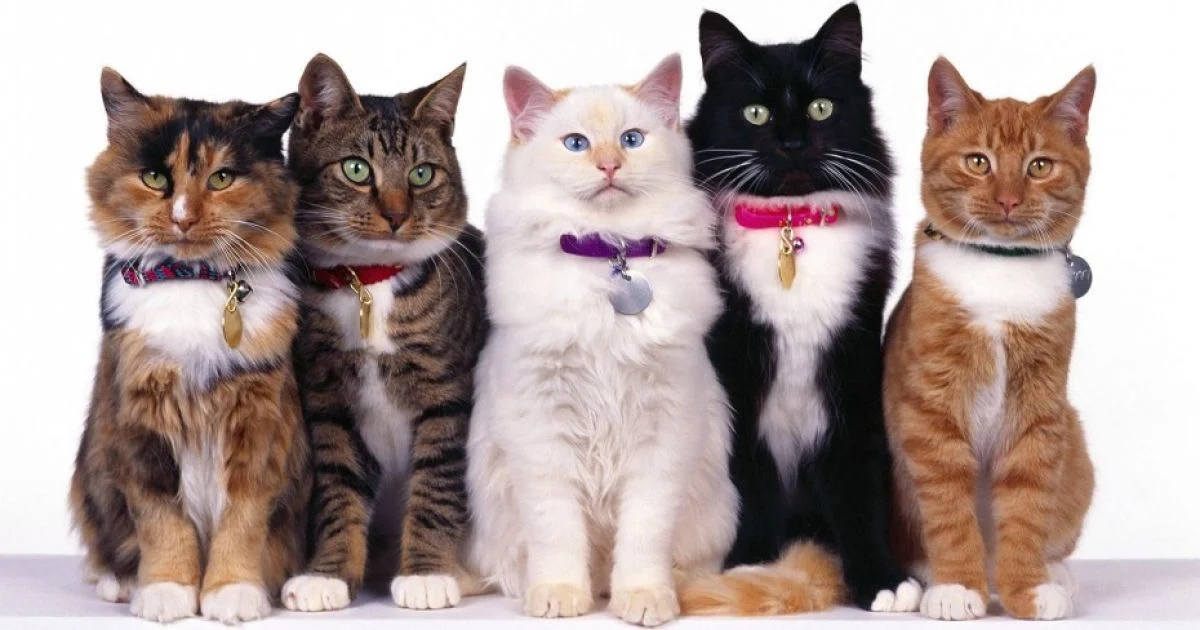
#> input picture 2024-2025/PMP-32/coursework/Viktoriia Pasichna/Laplacian-Based Methods/Images/photo_cat.webp, 1200 x 630 px, given in place of photo_cat.jpg, which was not available
$ python log_filter.py
#> lines starting #> are read from the running program, lines starting #| are printed output that depends on the picture; pictures that were not available may be replaced by others from this repository, and a replacement may not be noted
import cv2
import matplotlib.pyplot as plt
import numpy as np
import os

def LoG_filter_opencv(image, sigma, size=None):
    if size is None:
        size = int(6 * sigma + 1) if sigma >= 1 else 7

    if size % 2 == 0:
        size += 1

    x, y = np.meshgrid(np.arange(-size//2+1, size//2+1), np.arange(-size//2+1, size//2+1))
    kernel = -(1/(np.pi * sigma**4)) * (1 - ((x**2 + y**2) / (2 * sigma**2))) * np.exp(-(x**2 + y**2) / (2 * sigma**2))
    kernel = kernel / np.sum(np.abs(kernel))

    result = cv2.filter2D(image, -1, kernel)

    return result

def visualize_results(original, filtered):
    plt.figure(figsize=(12, 6))

    plt.subplot(121)
    plt.imshow(original, cmap='gray')
    plt.title('Оригінальне зображення')
    plt.axis('off')

    plt.subplot(122)
    plt.imshow(filtered, cmap='gray')
    plt.title('LoG відфільтроване зображення')
    plt.axis('off')

    plt.tight_layout()

    if not os.path.exists('results'):
        os.makedirs('results')

    plt.savefig('Outputs/log_result.jpg')
    plt.close()

if __name__ == "__main__":
    image_path = "Images/photo_cat.jpg"
    sigma = 2.0

    image = cv2.imread(image_path, cv2.IMREAD_GRAYSCALE)
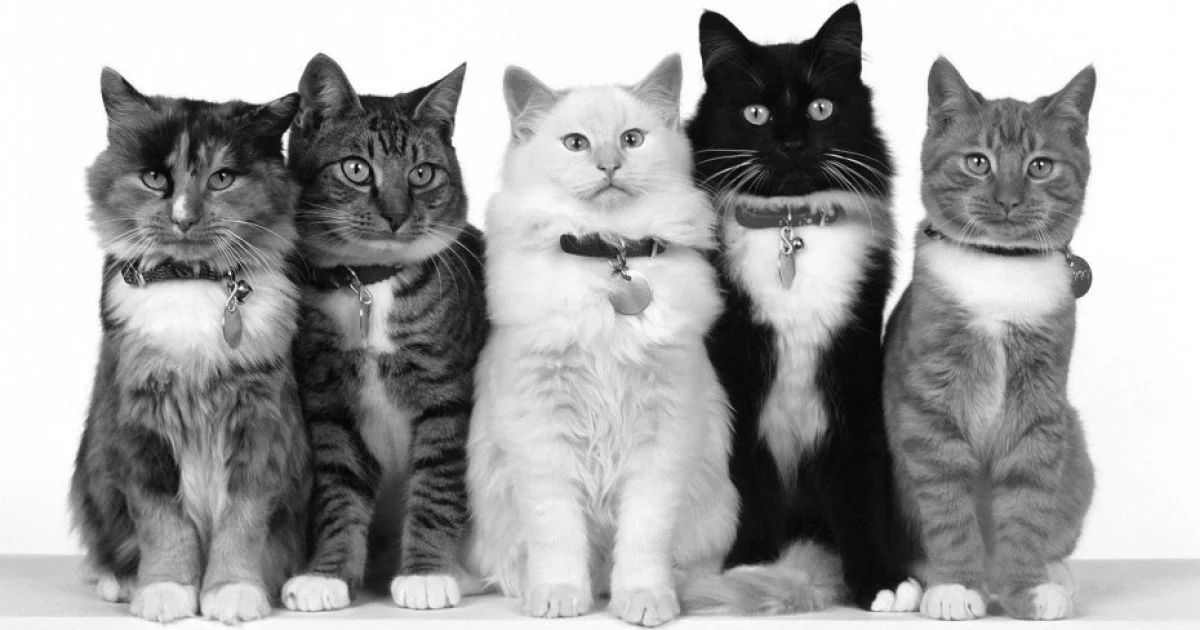
#> image: shape (630, 1200); min 0, max 255, mean 162.6
    if image is None:
        raise ValueError(f"Could not read image from {image_path}")

    filtered_image = LoG_filter_opencv(image, sigma)
#> in LoG_filter_opencv, `result = cv2.filter2D(image, -1, kernel)`:
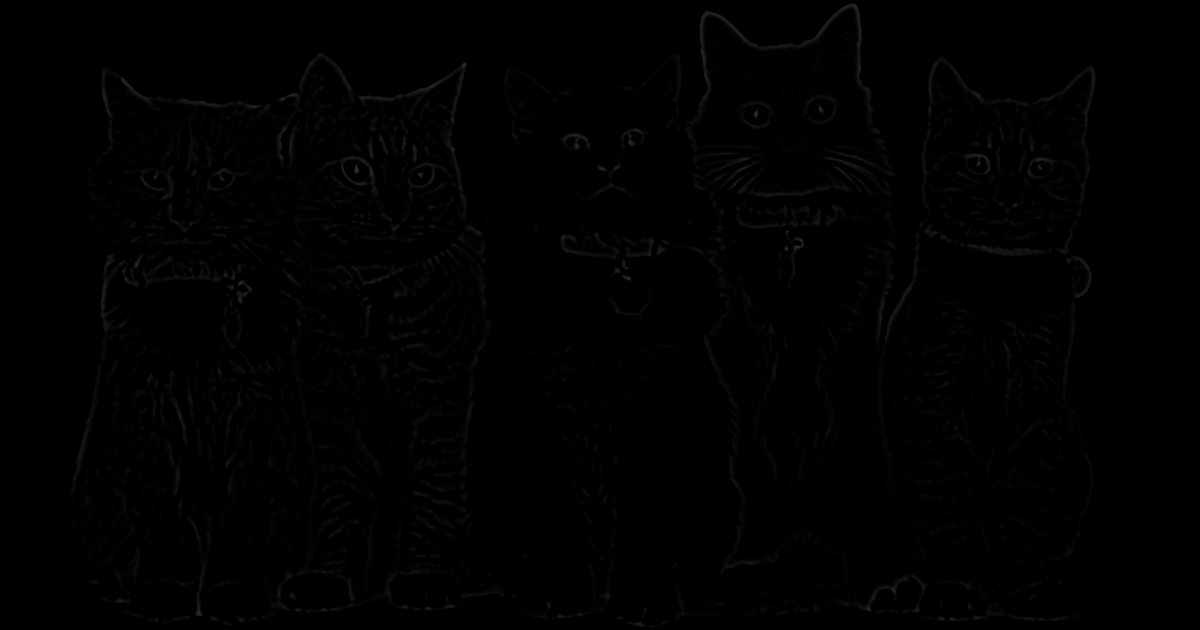
#> result: shape (630, 1200); min 0, max 54, mean 1
    filtered_image = cv2.convertScaleAbs(filtered_image)

    visualize_results(image, filtered_image)
#> in visualize_results, `plt.savefig('Outputs/log_result.jpg')`:
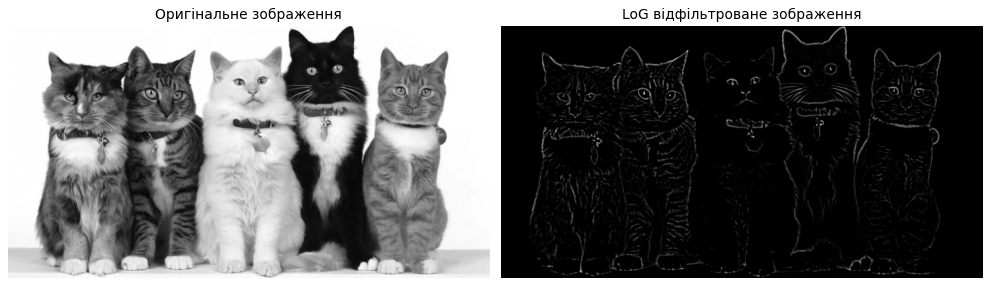
#> figure drawn by matplotlib, 2 panels
    print("Зображення збережено в папку 'Outputs/log_result.ipg'")
